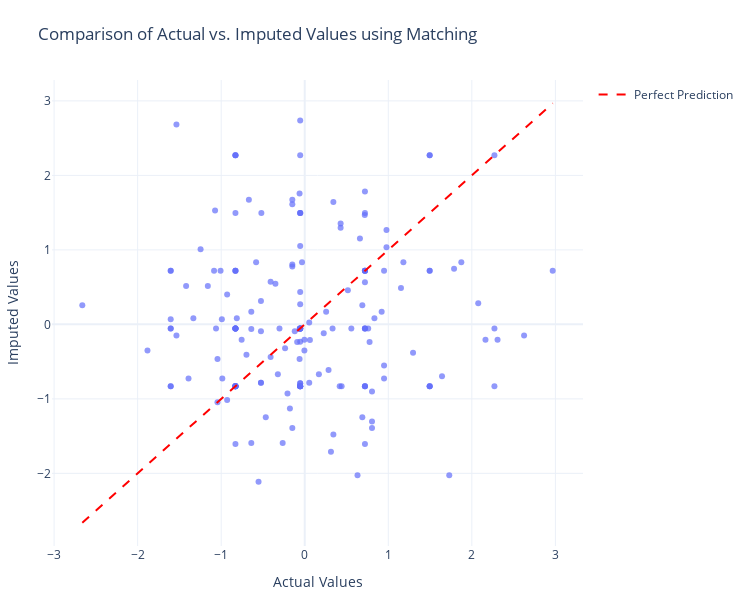

Write notebook code for a chart like this one.
### Markdown cell above
## Evaluating the imputation results

Now let's compare the imputed values with the actual values to evaluate the performance of our imputer. Matching does not have the ability to adapt its prediction to specific quantiles, which means no matter which quantile we select, we will obtain the same results

### Code cell
# Extract median predictions for evaluation
median_predictions = imputed_values[0.5]

# Create a scatter plot comparing actual vs. imputed values
min_val = min(actual_values.min().min(), median_predictions.min().min())
max_val = max(actual_values.max().max(), median_predictions.max().max())

# Convert data for plotting
plot_df = pd.DataFrame(
    {
        "Actual": actual_values.values.flatten(),
        "Imputed": median_predictions.values.flatten(),
    }
)

# Create the scatter plot
fig = px.scatter(
    plot_df,
    x="Actual",
    y="Imputed",
    opacity=0.7,
    title="Comparison of Actual vs. Imputed Values using Matching",
)

# Add the diagonal line (perfect prediction line)
fig.add_trace(
    go.Scatter(
        x=[min_val, max_val],
        y=[min_val, max_val],
        mode="lines",
        line=dict(color="red", dash="dash"),
        name="Perfect Prediction",
    )
)

# Update layout
fig.update_layout(
    xaxis_title="Actual Values",
    yaxis_title="Imputed Values",
    width=750,
    height=600,
    template="plotly_white",
    margin=dict(l=50, r=50, t=80, b=50),  # Adjust margins
)

fig.show()

### Figure 1 — Plotly figure (JSON) as saved in the notebook; plotly's stock layout.template omitted (floating-point values rounded to 4 significant figures; data arrays with more than 128 entries replaced by an {"elided": "..."} marker saying what was removed)
{"data": [{"hovertemplate": "Actual=%{x}<br>Imputed=%{y}<extra></extra>", "legendgroup": "", "marker": {"color": "#636efa", "opacity": 0.7, "symbol": "circle"}, "mode": "markers", "name": "", "orientation": "v", "showlegend": false, "type": "scatter", "x": {"elided": "178 float values"}, "xaxis": "x", "y": {"elided": "178 float values"}, "yaxis": "y"}, {"line": {"color": "red", "dash": "dash"}, "mode": "lines", "name": "Perfect Prediction", "type": "scatter", "x": [-2.662, 2.968], "y": [-2.662, 2.968]}], "layout": {"height": 600, "legend": {"tracegroupgap": 0}, "margin": {"b": 50, "l": 50, "r": 50, "t": 80}, "title": {"text": "Comparison of Actual vs. Imputed Values using Matching"}, "width": 750, "xaxis": {"anchor": "y", "domain": [0, 1], "title": {"text": "Actual Values"}}, "yaxis": {"anchor": "x", "domain": [0, 1], "title": {"text": "Imputed Values"}}}}
